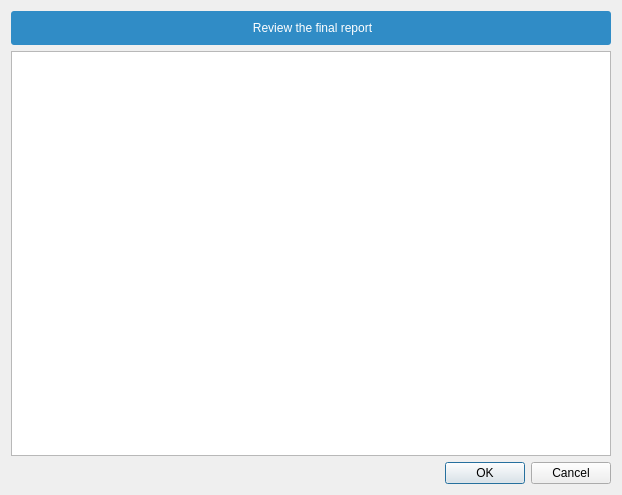
<?xml version="1.0" encoding="UTF-8"?>
<ui version="4.0">
 <class>Dialog</class>
 <widget class="QDialog" name="Dialog">
  <property name="geometry">
   <rect>
    <x>0</x>
    <y>0</y>
    <width>622</width>
    <height>495</height>
   </rect>
  </property>
  <property name="windowTitle">
   <string>Review</string>
  </property>
  <property name="windowIcon">
   <iconset theme="document-edit"/>
  </property>
  <property name="toolTip">
   <string/>
  </property>
  <layout class="QVBoxLayout" name="verticalLayout">
   <item>
    <widget class="QLabel" name="label">
     <property name="styleSheet">
      <string notr="true">background-color:palette(highlight) ;
color: palette(highlighted-text);
padding: 10px;
border-radius:3px;</string>
     </property>
     <property name="text">
      <string>&lt;html&gt;&lt;head/&gt;&lt;body&gt;&lt;p align=&quot;center&quot;&gt;Review the final report&lt;/p&gt;&lt;/body&gt;&lt;/html&gt;</string>
     </property>
    </widget>
   </item>
   <item>
    <widget class="QPlainTextEdit" name="plainTextEdit"/>
   </item>
   <item>
    <widget class="QDialogButtonBox" name="buttonBox">
     <property name="orientation">
      <enum>Qt::Horizontal</enum>
     </property>
     <property name="standardButtons">
      <set>QDialogButtonBox::Cancel|QDialogButtonBox::Ok</set>
     </property>
    </widget>
   </item>
  </layout>
 </widget>
 <resources/>
 <connections>
  <connection>
   <sender>buttonBox</sender>
   <signal>accepted()</signal>
   <receiver>Dialog</receiver>
   <slot>accept()</slot>
   <hints>
    <hint type="sourcelabel">
     <x>248</x>
     <y>254</y>
    </hint>
    <hint type="destinationlabel">
     <x>157</x>
     <y>274</y>
    </hint>
   </hints>
  </connection>
  <connection>
   <sender>buttonBox</sender>
   <signal>rejected()</signal>
   <receiver>Dialog</receiver>
   <slot>reject()</slot>
   <hints>
    <hint type="sourcelabel">
     <x>316</x>
     <y>260</y>
    </hint>
    <hint type="destinationlabel">
     <x>286</x>
     <y>274</y>
    </hint>
   </hints>
  </connection>
 </connections>
</ui>
